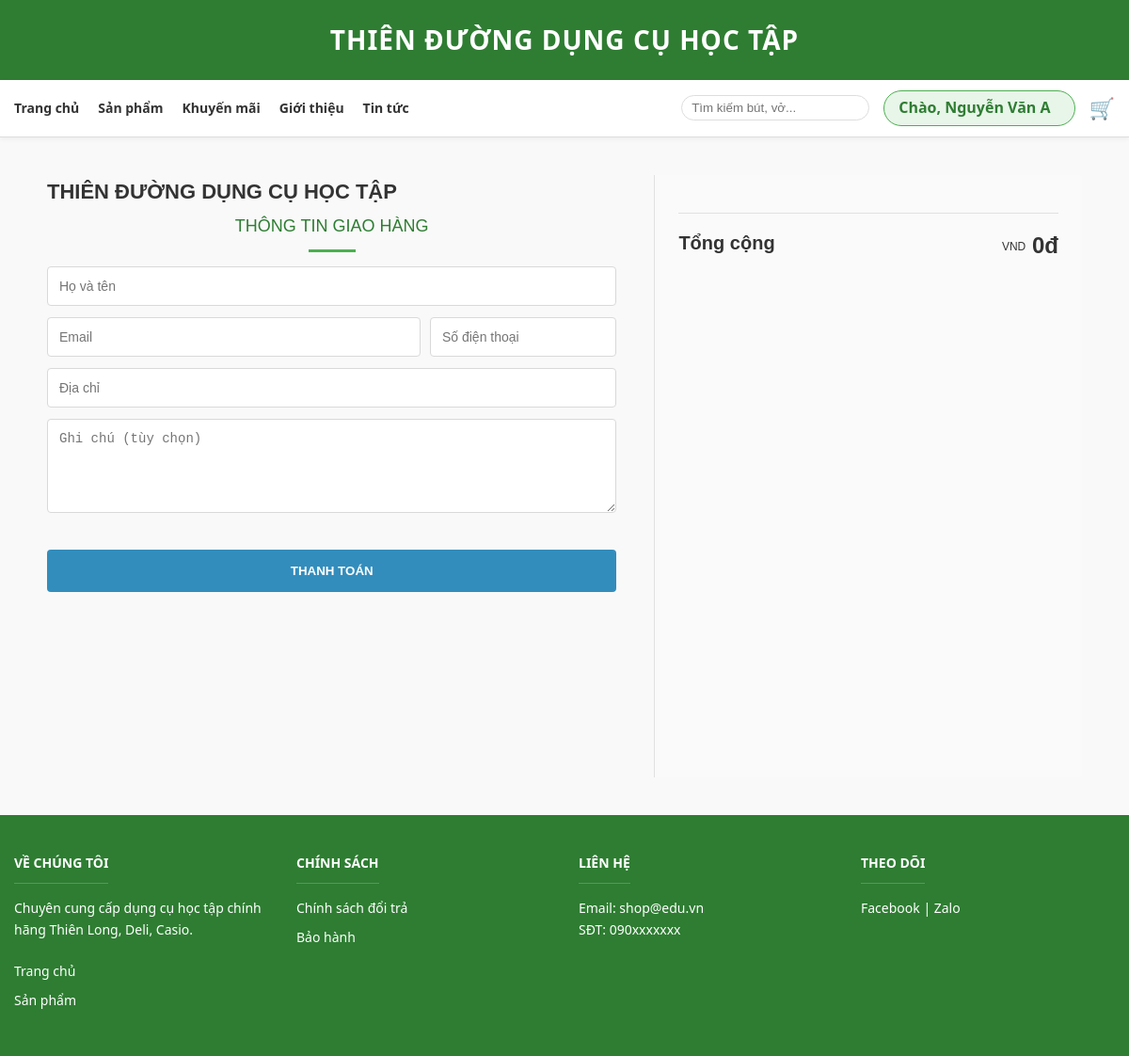
Page /Views/Thanhtoan/thanhtoan.php (signed in) on the earlier database version.
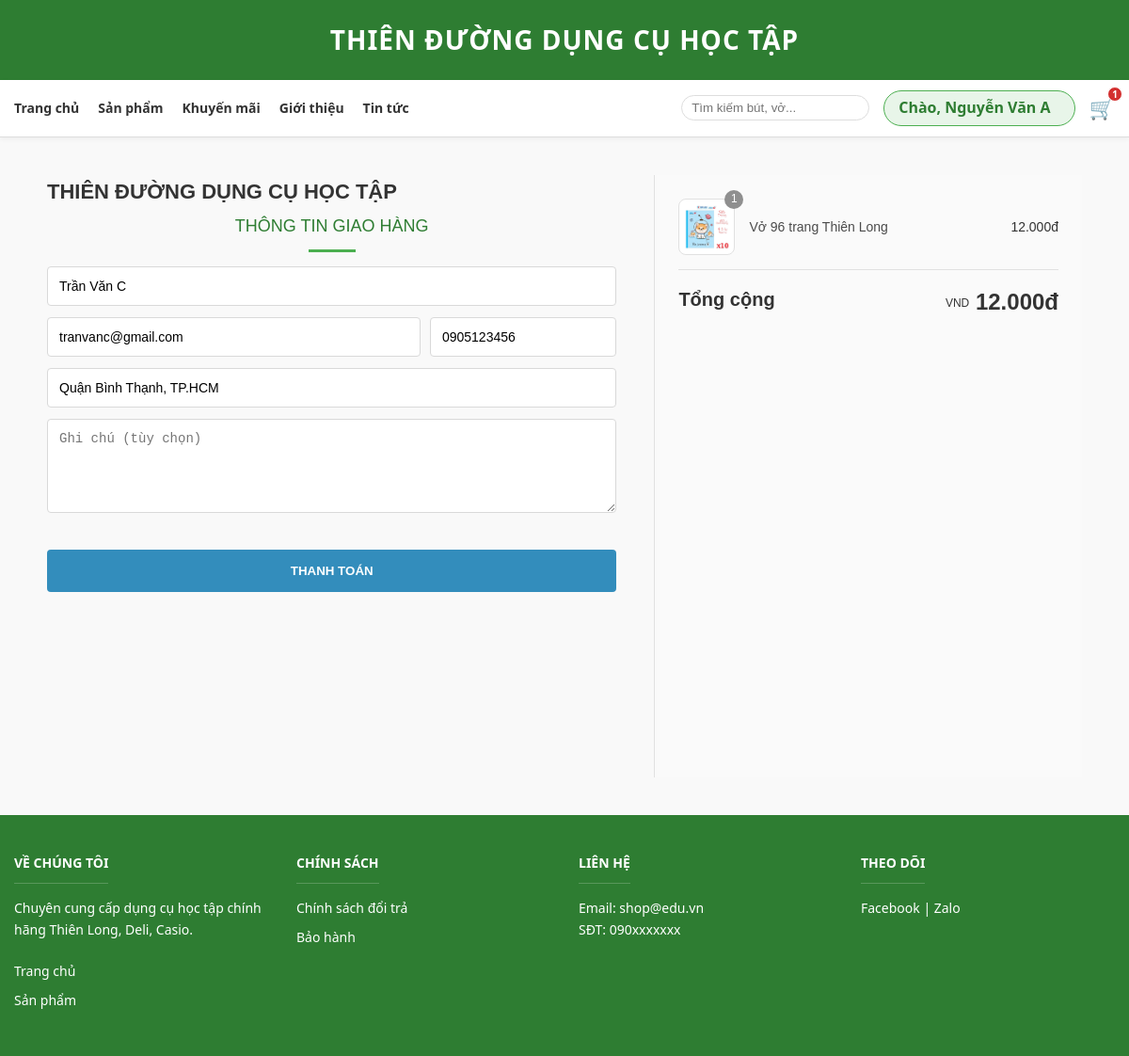
Same page on the later database version.
### tables this page shows
CREATE TABLE IF NOT EXISTS `khachhang` (
  `MaKH` int NOT NULL AUTO_INCREMENT,
  `HoTen` varchar(100) NOT NULL,
  `SDT` varchar(20) DEFAULT NULL,
  `DiaChi` text,
  `Email` varchar(100) DEFAULT NULL,
  `MaTK` int DEFAULT NULL,
  PRIMARY KEY (`MaKH`),
  KEY `MaTK` (`MaTK`)
);

CREATE TABLE IF NOT EXISTS `chitietgh` (
  `MaGH` int NOT NULL,
  `MaSP` int NOT NULL,
  `SoLuong` int DEFAULT NULL,
  `DonGia` decimal(10,2) DEFAULT NULL,
  PRIMARY KEY (`MaGH`,`MaSP`),
  KEY `MaSP` (`MaSP`)
);

CREATE TABLE IF NOT EXISTS `sanpham` (
  `MaSP` int NOT NULL AUTO_INCREMENT,
  `TenSP` varchar(100) NOT NULL,
  `MoTa` text,
  `Gia` decimal(15,2) DEFAULT NULL,
  `SoLuongTon` int UNSIGNED DEFAULT '0',
  `HinhAnh` varchar(255) DEFAULT NULL,
  `MaLoai` int DEFAULT NULL,
  `MaNCC` int DEFAULT NULL,
  `MaTH` int DEFAULT NULL,
  PRIMARY KEY (`MaSP`),
  KEY `MaLoai` (`MaLoai`),
  KEY `MaNCC` (`MaNCC`),
  KEY `MaTH` (`MaTH`)
);

CREATE TABLE IF NOT EXISTS `giohang` (
  `MaGH` int NOT NULL AUTO_INCREMENT,
  `MaKH` int DEFAULT NULL,
  `NgayCapNhat` date DEFAULT NULL,
  `TongTien` decimal(10,2) DEFAULT NULL,
  PRIMARY KEY (`MaGH`),
  KEY `MaKH` (`MaKH`)
);

### classes/DB.class.php (called while the page is built, shortened)
<?php
class Db
{
    protected $pdo;
    public function __construct()
    {
        try {
            $dsn = "mysql:host=" . DB_HOST . ";dbname=" . DB_NAME . ";charset=utf8mb4";
            $options = [
                PDO::ATTR_ERRMODE            => PDO::ERRMODE_EXCEPTION,
                PDO::ATTR_DEFAULT_FETCH_MODE => PDO::FETCH_ASSOC,
                PDO::ATTR_EMULATE_PREPARES   => false,
            ];
            $this->pdo = new PDO($dsn, DB_USER, DB_PASS, $options);
        } catch (PDOException $e) {
            die("Lỗi kết nối Database: " . $e->getMessage());
        }
    }
    public function query($sql, $params = [])
    {
        $stmt = $this->pdo->prepare($sql);
        $stmt->execute($params);
        return $stmt;
    }
}

### classes/Giohang.class.php (called while the page is built, shortened)
<?php
require_once 'DB.class.php';
class Giohang extends Db
{
    public function lay_theo_khach_hang($maKH)
    {
        $sql = "SELECT * FROM giohang WHERE MaKH = ?";
        return $this->query($sql, [$maKH])->fetch();
    }
}

### classes/Chitiet_Giohang.class.php (called while the page is built, shortened)
<?php
require_once 'DB.class.php';
class Chitiet_Giohang extends Db
{
    public function lay_danh_sach_trong_gio($maGH)
    {
        $sql = "SELECT ct.*, sp.TenSP, sp.HinhAnh, sp.SoLuongTon
            FROM chitietgh ct
            JOIN sanpham sp ON ct.MaSP = sp.MaSP
            WHERE ct.MaGH = ?";
        return $this->query($sql, [$maGH])->fetchAll();
    }
}

### Views/Thanhtoan/thanhtoan.php (the view, shortened to what the changed rows need)
<?php
require_once '../../classes/DB.class.php';
require_once '../../classes/Giohang.class.php';
require_once '../../classes/Chitiet_Giohang.class.php';
$ghModel = new Giohang();
$ctghModel = new Chitiet_Giohang();
$spModel = new Sanpham();
$ds_sanpham = [];
$tongTien = 0;
$userInfo = null;
if (isset($_SESSION['user_id'])) {
    $userInfo = $spModel->query("SELECT * FROM khachhang WHERE MaKH = ?", [$_SESSION['user_id']])->fetch();
}
if (isset($_SESSION['user_id'])) {
    $gioHang = $ghModel->lay_theo_khach_hang($_SESSION['user_id']);
    if ($gioHang) {
        $ds_sanpham = $ctghModel->lay_danh_sach_trong_gio($gioHang['MaGH']);
        $tongTien = $gioHang['TongTien'];
    }
} else if (isset($_SESSION['cart']) && !empty($_SESSION['cart'])) {
    foreach ($_SESSION['cart'] as $maSP => $sl) {
        $sp = $spModel->getById($maSP);
        if ($sp) {
            $tongTien += $sp['Gia'] * $sl;
            $ds_sanpham[] = ['TenSP' => $sp['TenSP'], 'HinhAnh' => $sp['HinhAnh'], 'DonGia' => $sp['Gia'], 'SoLuong' => $sl];
        }
    }
}
include_once '../includes/header.php';
?>
<div class="checkout-container">
    <div class="checkout-left">
        <form action="../../controller/ThanhtoanController.php" method="POST">
            <div class="form-group">
                <input type="text" name="hoTen" class="form-control" placeholder="Họ và tên"
                    value="<?php echo htmlspecialchars($userInfo['HoTen'] ?? ''); ?>" required>
            </div>
            <div class="form-row">
                <div class="form-group" style="flex: 2;">
                    <input type="email" name="email" class="form-control" placeholder="Email"
                        value="<?php echo htmlspecialchars($userInfo['Email'] ?? ''); ?>">
                </div>
                <div class="form-group" style="flex: 1;">
                    <input type="text" name="sdt" class="form-control" placeholder="Số điện thoại"
                        value="<?php echo htmlspecialchars($userInfo['SDT'] ?? ''); ?>" required>
                </div>
            </div>
            <div class="form-group">
                <input type="text" name="diaChi" class="form-control" placeholder="Địa chỉ"
                    value="<?php echo htmlspecialchars($userInfo['DiaChi'] ?? ''); ?>" required>
            </div>
        </form>
    </div>
    <div class="checkout-right">
        <?php foreach ($ds_sanpham as $sp): ?>
            <div class="product-item">
                <div class="product-img-wrapper">
                    <img src="../../assets/images/Sanpham/<?php echo $sp['HinhAnh']; ?>">
                    <span class="product-qty"><?php echo $sp['SoLuong']; ?></span>
                </div>
                <div style="flex: 1; font-size: 14px; color: #4b4b4b;"><?php echo $sp['TenSP']; ?></div>
                <div style="font-size: 14px;"><?php echo number_format($sp['DonGia'] * $sp['SoLuong'], 0, ',', '.'); ?>đ</div>
            </div>
        <?php endforeach; ?>
        <div class="summary-line total-price">
            <span>Tổng cộng</span>
            <span style="font-size: 24px;"><small style="font-size: 12px; font-weight: normal; vertical-align: middle;">VND</small> <?php echo number_format($tongTien, 0, ',', '.'); ?>đ</span>
        </div>
    </div>
</div>
<?php include_once '../includes/footer.php'; ?>

### Views/includes/header.php (shortened to what the changed rows need)
<!DOCTYPE html>
<html lang="vi">
<head>
    <!DOCTYPE html>
    <html lang="vi">
    <head>
    </head>
<body>
    <header class="top-header">
        <div class="container">
            <h1>THIÊN ĐƯỜNG DỤNG CỤ HỌC TẬP</h1>
        </div>
    </header>
    <nav class="navbar">
        <div class="container nav-content">
            <div class="search-login-area">
                <a href="/Web_DoHocTap/Views/giohang.php" style="text-decoration: none; position: relative; display: inline-flex; align-items: center; font-size: 22px;">🛒
                    <?php
                    $count = 0;
                    if (isset($_SESSION['user_id'])) {
                        require_once __DIR__ . '/../../classes/Giohang.class.php';
                        require_once __DIR__ . '/../../classes/Chitiet_Giohang.class.php';
                        $ghModel = new Giohang();
                        $ctghModel = new Chitiet_Giohang();
                        $gioHang = $ghModel->lay_theo_khach_hang($_SESSION['user_id']);
                        if ($gioHang) {
                            $items = $ctghModel->lay_danh_sach_trong_gio($gioHang['MaGH']);
                            foreach ($items as $item) {
                                $count += $item['SoLuong'];
                            }
                        }
                    } else {
                        if (isset($_SESSION['cart'])) {
                            $count = array_sum($_SESSION['cart']);
                        }
                    }
                    if ($count > 0) {
                        echo "<span class='cart-badge'>$count</span>";
                    }
                    ?>
                </a>
            </div>
        </div>
    </nav>

Differences in the rows shown:
added khachhang: hoTen "Trần Văn C", email "tranvanc@gmail.com", sdt "0905123456", diaChi "Quận Bình Thạnh, TP.HCM"
added chitietgh: MaSP.HinhAnh (picture), SoLuong "1", MaSP.TenSP "Vở 96 trang Thiên Long", $sp['DonGia'] * $sp['SoLuong'] "12.000"
added giohang: TongTien "12.000"
Other differences:
$count: (not shown) → "1"
$tongTien: "0" → (not shown)
